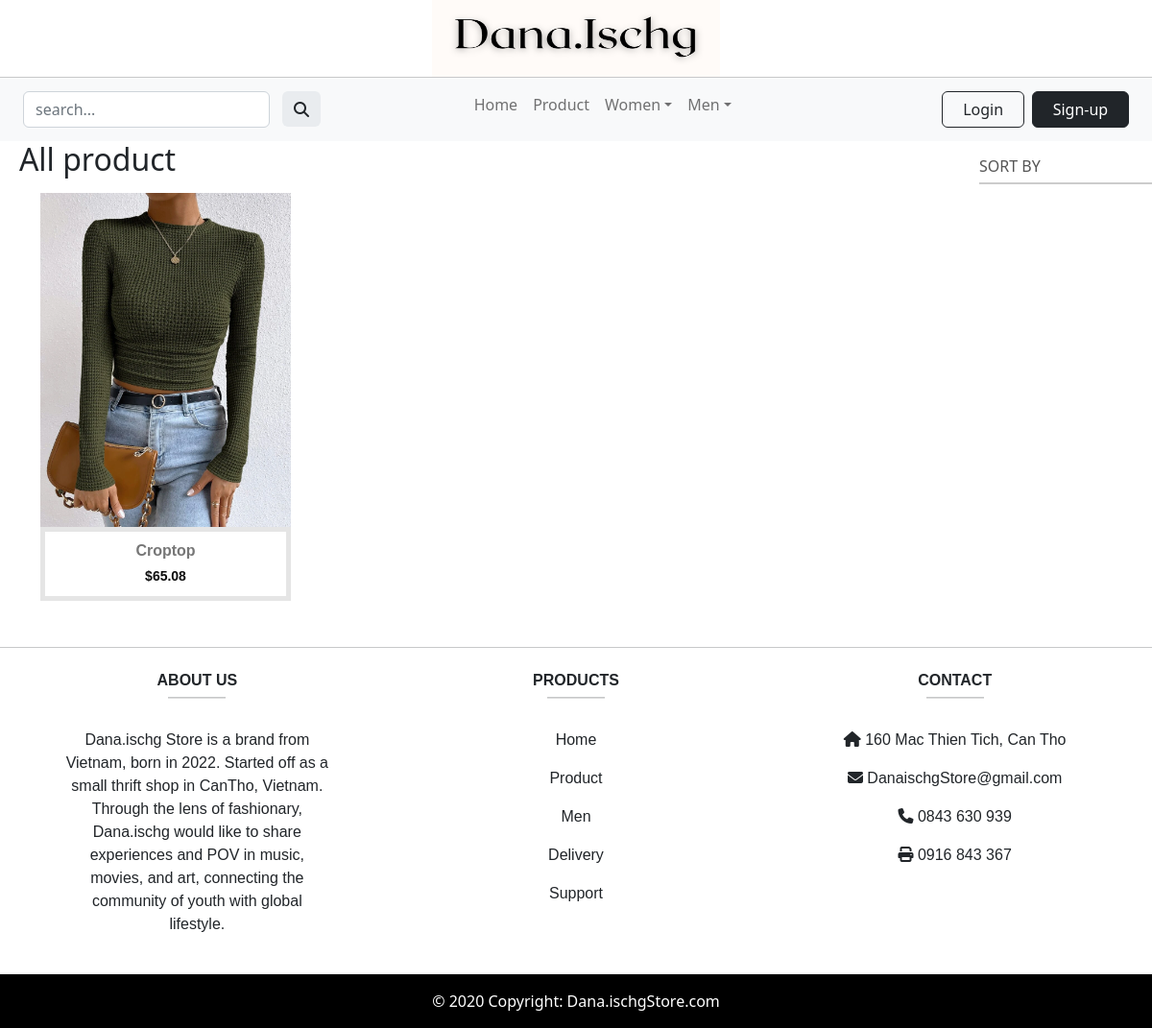
/?page=product&id=C03&gender=1, run on the app's committed database.
### tables this page shows
CREATE TABLE `product` (
  `id` varchar(10) NOT NULL,
  `name` varchar(50) NOT NULL,
  `status` tinyint(1) NOT NULL,
  `description` varchar(255) NOT NULL,
  `price` float NOT NULL,
  `for_gender` tinyint(1) NOT NULL,
  `quantity` int(11) NOT NULL,
  `image` varchar(255) NOT NULL,
  `cate_id` varchar(10) NOT NULL,
  `sup_id` varchar(10) NOT NULL
);

CREATE TABLE `category` (
  `id` varchar(10) NOT NULL,
  `name` varchar(20) NOT NULL,
  `description` varchar(255) NOT NULL
);

### allProduct.php (the view, shortened to what this page needs)
<link href="vendor/select2/select2.min.css" rel="stylesheet" media="all">
<link href="css/cardProduct.css" rel="stylesheet" media="all">
<div class="page-wrapper font-robo row d-flex">
    <div class="">
        <div class="row">
            <div class="col-md-10">
                <h2 style="padding-left: 2%">All product</h2>
            </div>
            <div class="col-md-2">
                <div class="input-group">
                    <div class="rs-select2 js-select-simple select--no-search">
                    </div>
                </div>
            </div>
        </div>
        <div class="container py-2">
            <div class="row">
                <?php
                $c = new Connect();
                $dblink = $c->connectToMySQL();
                if (isset($_GET['id']) && isset($_GET['gender'])) :
                    if ($_GET['gender'] == 0) :
                        $id = $_GET['id'];
                        $sql = "SELECT * FROM `product` p JOIN `category` c ON p.cate_id = c.id AND p.for_gender = 0 AND c.id = '$id'";
                    else :
                        $id = $_GET['id'];
                        $sql = "SELECT * FROM `product` p JOIN `category` c ON p.cate_id = c.id AND p.for_gender = 1 AND c.id = '$id'";
                    endif;
                else :
                    $sql = "SELECT * FROM product";
                endif;
                $result = $dblink->query($sql);
                if ($result->num_rows > 0) :
                    while ($row = $result->fetch_assoc()) :
                ?>
                        <div class="col-md-6 col-lg-4 col-xl-3 mb-4">
                            <div class="product-grid">
                                <div class="product-image">
                                    <a href="?page=cartDetail&pro_id=<?= $row['id'] ?>" class="image">
                                        <img src="images/<?= $row['image'] ?>" class="card-img-top" alt="<?= $row['name'] ?>" />
                                    </a>
                                </div>
                                <div class="product-content">
                                    <h3 class="title"><a href="#"><?= $row['name'] ?></a></h3>
                                    <div class="price">$<?= $row['price'] ?></div>
                                </div>
                            </div>
                        </div>
                <?php
                    endwhile;
                else :
                    echo "Product does not exist!";
                endif;
                ?>
            </div>
        </div>
    </div>
</div>

### css/header.css (style rules this page uses)
a { text-decoration: none; }

### css/cardProduct.css (style rules this page uses)
.product-grid { font-family: "Poppins", sans-serif; text-align: center; }
.product-grid .product-image { overflow: hidden; position: relative; z-index: 1; }
.product-grid .product-image a.image { display: block; }
.product-grid .product-image img { width: 100%; height: auto; }
.product-grid .product-content { background: #fff; padding: 15px; box-shadow: 0 0 0 5px rgba(0, 0, 0, 0.1) inset; }
.product-grid .title { font-size: 16px; font-weight: 600; text-transform: capitalize; margin: 0 0 7px; }
.product-grid .title a { color: #777; transition: all 0.3s ease 0s; }
.product-grid .price { color: #0d0d0d; font-size: 14px; font-weight: 600; }
.input-group { padding-top: 5%; border-bottom: 2px solid #ccc; display: block; }

### data on the page
product: image (picture), cate.name "Croptop", price "65.08"
